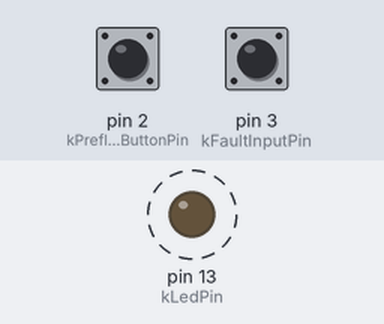
Bench run of a sketch on a simulated Arduino Uno, built with avr-gcc and run on an emulated ATmega328P. Shown: output pins drawn as LEDs (lit = HIGH). Dashed ring = blinking. Inputs (shaded band) come from the test bench; at power-on: pin 2 (kPreflightButtonPin) HIGH, pin 3 (kFaultInputPin) HIGH. What the sketch prints to the serial monitor is not drawn.

Above: at 1.2 s.
1.3 s: pin 2 (kPreflightButtonPin) pulled LOW for 0.15 s
4.3 s: pin 3 (kFaultInputPin) pulled LOW for 0.15 s
Timing chart, 0 to 13.3 s (numbered marks = the images above; inputs shaded):
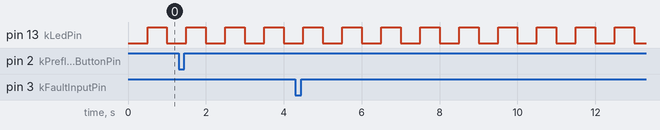

Measured:
- by itself, pin 13 (kLedPin): alternates HIGH for 0.50 s and LOW for 0.50 s

The sketch:

shuttle_fsm.ino
```cpp
// =============================================
// Overby Industries SSTO Shuttle FSM -- Arduino sketch
// Wires ShuttleFSM (see ShuttleFSM.h/.cpp) to real pins.
//
// Non-blocking: no delay() anywhere in loop(). Every timed action is driven
// off millis(), so the FSM keeps servicing sensors and the fault check every
// pass instead of blocking for a fixed window.
// =============================================
#include <Arduino.h>
#include <avr/wdt.h>
#include "ShuttleState.h"
#include "ShuttleFSM.h"

const uint8_t kLedPin = 13;          // Status LED
const uint8_t kPreflightButtonPin = 2; // Ground-test stand-in for the real preflight-checks signal
const uint8_t kFaultInputPin = 3;    // Wire to a real fault line (over-temp comparator, etc.)

ShuttleFSM fsm;

// Set from loop(); read by update(). On real hardware, anything set from an
// ISR needs to be `volatile` -- this one currently isn't touched from an
// ISR, but ISR-driven fault sources (e.g. an over-current comparator on an
// external interrupt pin) are the next step once real MHD sensors exist.
bool faultLatched = false;

uint32_t lastBlinkMillis = 0;
const uint16_t kBlinkIntervalMs = 500;
bool ledState = false;

void setup() {
  Serial.begin(115200);
  pinMode(kLedPin, OUTPUT);
  pinMode(kPreflightButtonPin, INPUT_PULLUP);
  pinMode(kFaultInputPin, INPUT_PULLUP);

  Serial.println(F("Overby Industries SSTO Shuttle FSM starting..."));
  fsm.begin(millis());

  // 8-second watchdog: if loop() ever hangs (e.g. a blocking call creeps
  // back in during development), the MCU resets rather than sitting dead
  // in whatever state it was last in.
  wdt_enable(WDTO_8S);
}

void loop() {
  wdt_reset();

  const uint32_t now = millis();

  // --- Non-blocking status blink, independent of FSM state timing ---
  if (now - lastBlinkMillis >= kBlinkIntervalMs) {
    lastBlinkMillis = now;
    ledState = !ledState;
    digitalWrite(kLedPin, ledState ? HIGH : LOW);
  }

  // --- Gather sensor snapshot for this tick ---
  // Replace each placeholder with a real sensor read as hardware comes
  // online (altitude, airspeed, MHD temperature, plasma diagnostics, etc.).
  ShuttleSensors sensors;
  sensors.preflightChecksPassed = (digitalRead(kPreflightButtonPin) == LOW);
  sensors.faultDetected = faultLatched || (digitalRead(kFaultInputPin) == LOW);

  // TODO once instrumented: sensors.airspeed_mps, .altitude_m, .machNumber,
  // .mhdTransitionReady, .plasmaStable, .fieldAtTarget, .mhdTemperature_C.

  fsm.update(sensors, now);
}
```
